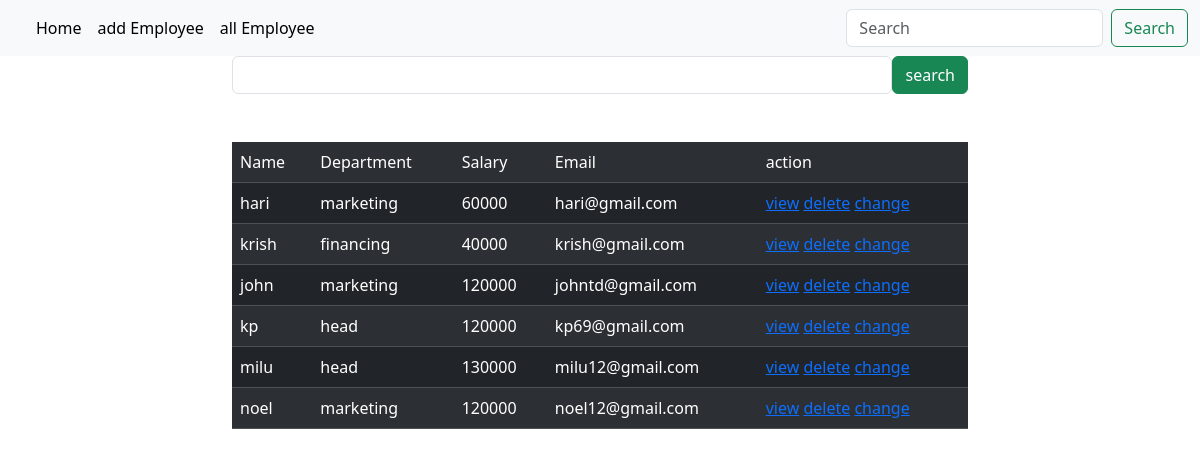
/employees/all (signed in), run on the app's committed database.
### crm/models.py (models this page shows, shortened)
class Employees(models.Model):
    name=models.CharField(max_length=200)
    department=models.CharField(max_length=200)
    salary=models.PositiveIntegerField()
    email=models.EmailField(unique=True)
    age=models.PositiveIntegerField()
    contact=models.CharField(null=True,max_length=200)
    profile_pic=models.ImageField(upload_to="image",null=True)

### crm/views.py (the view, shortened to what this page needs)
# urls.py: path("employees/all",views.EmployeeListView.as_view(),name="emp-all"),
@method_decorator(signin_required,name="dispatch")
class EmployeeListView(View):
    def get(self,request,*args,**kwargs):
        if request.user.is_authenticated:
            qs=Employees.objects.all()
            return render(request,"emp_list.html",{"data":qs})
        else:
            messages.error(request,"invalid session")
            return redirect("signin")

### crm/views.py (called while the page is built)
def signin_required(fn):
    def wrapper(request,*args,**kwargs):
        if not request.user.is_authenticated:
            messages.error(request,"invalid session")
            return redirect("signin")
        else:
            return fn(request,*args,**kwargs)
    return wrapper

### crm/templates/emp_list.html (shortened to what this page needs)
    {%extends 'base.html'%}
    {%block body_block%}
    <div class="container">
        <div class="row">
            <div class="col-2"></div>
            <div class="col-8">
                <form action="" method="post">
                    <div class="d-flex">
                    <input type="text" name="box" class="form-control">
                    <button type="submit" class="btn btn-success">search</button>
                </form>
                </div>
            </div>
        </div>
    <div class="container">
        <div class="row">
            <div class="col-2"></div>
            <div class="col-8">
                <table class="table table-dark table-striped mt-5">
                    <tr>
                        <td>Name</td>
                        <td>Department</td>
                        <td>Salary</td>
                        <td>Email</td>
                        <td>action</td>
                    </tr>
                    {%for emp in data%}
                    <tr>
                        <td>{{emp.name}}</td>
                        <td>{{emp.department}}</td>
                        <td>{{emp.salary}}</td>
                        <td>{{emp.email}}</td>
                        <td>
                            <a href="{%url 'emp-details' emp.id%}">view</a>
                            <a href="{%url 'emp-delete' emp.id%}">delete</a>
                            <a href="{%url 'emp-edit' emp.id%}">change</a>
                        </td>
                    </tr>
                    {%endfor%}
                </table>
            </div>
            <div class="col-2"></div>
        </div>
    </div>
    {%endblock%}

### crm/templates/base.html (shortened to what this page needs)
<!DOCTYPE html>
<html lang="en">
<head>
    <link href="https://cdn.jsdelivr.net/npm/bootstrap@5.3.2/dist/css/bootstrap.min.css" rel="stylesheet">
</head>
<body>
    <nav class="navbar navbar-expand-lg bg-body-tertiary">
        <div class="container-fluid">
          <div class="collapse navbar-collapse" id="navbarSupportedContent">
            <ul class="navbar-nav me-auto mb-2 mb-lg-0">
              <li class="nav-item">
                <a class="nav-link active" aria-current="page" href="#">Home</a>
              </li>
              <li class="nav-item">
                <a class="nav-link active" aria-current="page" href="{%url 'emp-add'%}">add Employee</a>
              </li>
              <li class="nav-item">
                <a class="nav-link active" aria-current="page" href="{%url 'emp-all'%}">all Employee</a>
              </li>
            </ul>
            <form class="d-flex" role="search">
              <input class="form-control me-2" type="search" placeholder="Search" aria-label="Search">
              <button class="btn btn-outline-success" type="submit">Search</button>
            </form>
          </div>
        </div>
      </nav>
      {%block body_block%}
      {%endblock%}
</body>
</html>

### data on the page
Employees: name "hari", department "marketing", salary "60000", email "hari@gmail.com"
Employees: name "krish", department "financing", salary "40000", email "krish@gmail.com"
Employees: name "john", department "marketing", salary "120000", email "johntd@gmail.com"
Employees: name "kp", department "head", salary "120000", email "kp69@gmail.com"
Employees: name "milu", department "head", salary "130000", email "milu12@gmail.com"
Employees: name "noel", department "marketing", salary "120000", email "noel12@gmail.com"
